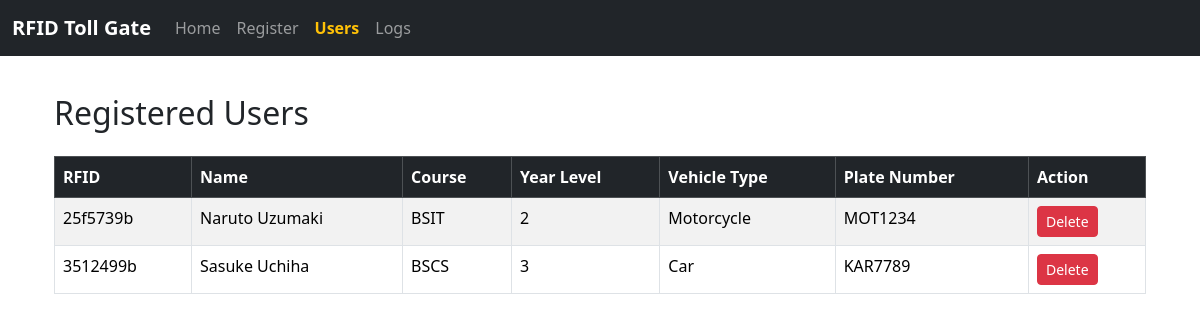
Screenshot of /users with the database file from the repository.
### tables this page shows
CREATE TABLE users (
        rfid TEXT PRIMARY KEY,
        name TEXT NOT NULL,
        course TEXT,
        year_level TEXT,
        vehicle_type TEXT,
        plate_number TEXT
    );

### main.py (the view)
@app.route('/users')
def users():
    conn = sqlite3.connect('rfid_gate.db')
    c = conn.cursor()
    c.execute('''
        SELECT rfid, name, course, year_level, vehicle_type, plate_number
        FROM users ORDER BY name
    ''')
    user_list = c.fetchall()
    conn.close()
    return render_template('users.html', users=user_list)

### templates/users.html
{% extends "base.html" %}
{% block content %}
<div class="container mt-4">
  <h2 class="mb-4">Registered Users</h2>
  {% if users %}
  <div class="table-responsive">
    <table class="table table-striped table-bordered">
      <thead class="table-dark">
        <tr>
          <th>RFID</th>
          <th>Name</th>
          <th>Course</th>
          <th>Year Level</th>
          <th>Vehicle Type</th>
          <th>Plate Number</th>
          <th>Action</th>
        </tr>
      </thead>
      <tbody>
        {% for user in users %}
        <tr>
          <td>{{ user[0] }}</td>
          <td>{{ user[1] }}</td>
          <td>{{ user[2] }}</td>
          <td>{{ user[3] }}</td>
          <td>{{ user[4] }}</td>
          <td>{{ user[5] }}</td>
          <td>
            <form method="POST" action="/delete_user/{{ user[0] }}" onsubmit="return confirm('Are you sure you want to delete this user?');">
              <button type="submit" class="btn btn-sm btn-danger">Delete</button>
            </form>
          </td>
        </tr>
        {% endfor %}
      </tbody>
    </table>
  </div>
  {% else %}
    <p>No users registered yet.</p>
  {% endif %}
</div>
{% endblock %}

### templates/base.html (style rules this page uses)
body { padding-top: 70px; }

### rows the page displays
users: rfid "25f5739b", name "Naruto Uzumaki", course "BSIT", year_level "2", vehicle_type "Motorcycle", plate_number "MOT1234"
users: rfid "3512499b", name "Sasuke Uchiha", course "BSCS", year_level "3", vehicle_type "Car", plate_number "KAR7789"
